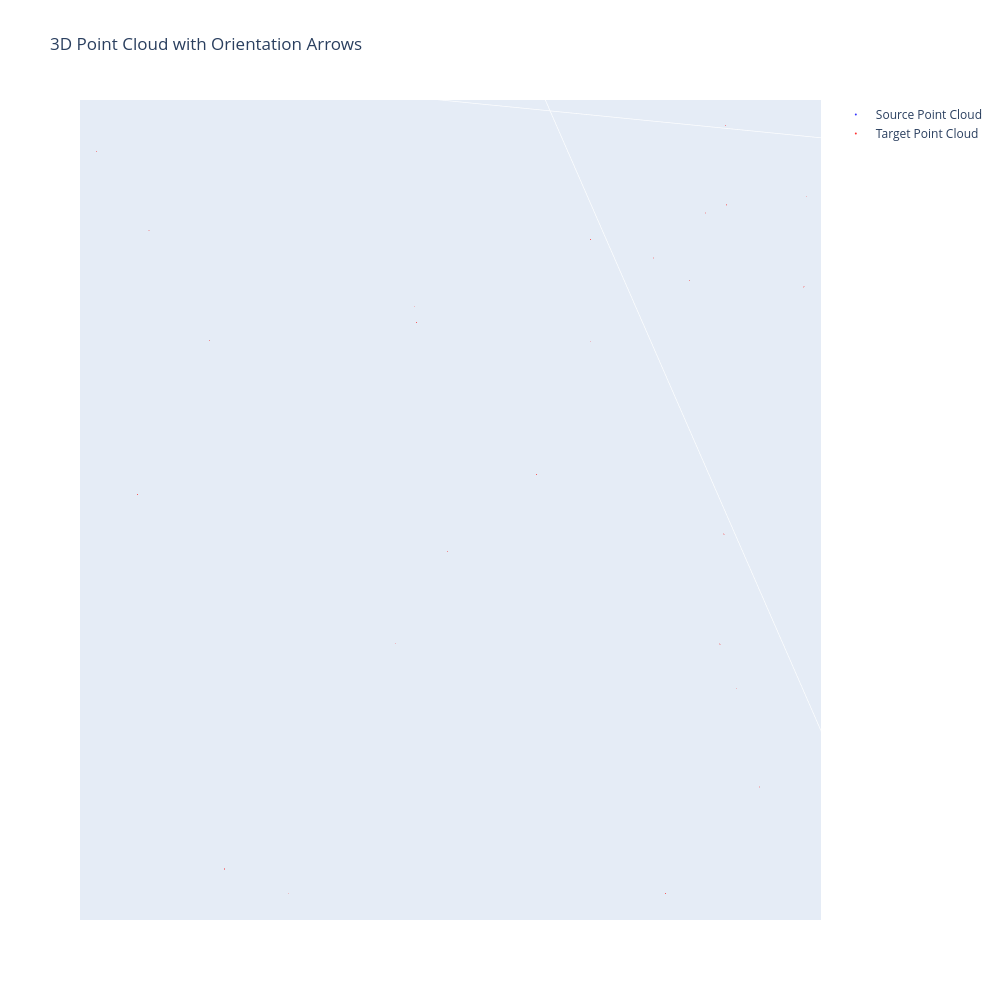

The notebook cell this image was saved under:
### Code cell
import plotly.graph_objs as go
import plotly.express as px
dot_size = 0.5
# 첫 번째 포인트 클라우드 (src_pcd)
trace1 = go.Scatter3d(
    x=src_pcd[:, 0],
    y=src_pcd[:, 1],
    z=src_pcd[:, 2],
    mode='markers',
    marker=dict(
        size=dot_size,
        color='blue',  # 포인트 색상
        opacity=0.8
    ),
    name='Source Point Cloud'
)

# 두 번째 포인트 클라우드 (trg_pcd)
trace2 = go.Scatter3d(
    x=trg_pcd[:, 0],
    y=trg_pcd[:, 1],
    z=trg_pcd[:, 2],
    mode='markers',
    marker=dict(
        size=dot_size,
        color='red',  # 포인트 색상
        opacity=0.8
    ),
    name='Target Point Cloud'
)
# 첫 번째 포인트 클라우드에 대한 화살표 (src_pcd의 화살표)
cones1 = go.Cone(
    x=src_pcd[gt_correspondence[:,0], 0],
    y=src_pcd[gt_correspondence[:,0], 1],
    z=src_pcd[gt_correspondence[:,0], 2],
    u=src_vec[gt_correspondence[:,0], 0],
    v=src_vec[gt_correspondence[:,0], 1],
    w=src_vec[gt_correspondence[:,0], 2],
    colorscale=[[0, 'red'], [1, 'red']],
    sizemode='absolute',
    sizeref=1,  # 화살표 크기 조절
    anchor='tail',  # 화살표 시작점을 포인트로 설정
    showscale=False,
    name='Source Orientation'
)

# 두 번째 포인트 클라우드에 대한 화살표 (trg_pcd의 화살표)
cones2 = go.Cone(
    x=trg_pcd[gt_correspondence[:,1], 0],
    y=trg_pcd[gt_correspondence[:,1], 1],
    z=trg_pcd[gt_correspondence[:,1], 2],
    u=trg_vec[gt_correspondence[:,1], 0],
    v=trg_vec[gt_correspondence[:,1], 1],
    w=trg_vec[gt_correspondence[:,1], 2],
    colorscale=[[0, 'blue'], [1, 'blue']],
    sizemode='absolute',
    sizeref=2,  # 화살표 크기 조절
    anchor='tail',  # 화살표 시작점을 포인트로 설정
    showscale=False,
    name='Target Orientation'
)

# 레이아웃 설정
layout = go.Layout(
    title="3D Point Cloud with Orientation Arrows",
    scene=dict(
        xaxis_title='X Axis',
        yaxis_title='Y Axis',
        zaxis_title='Z Axis'
    ),
    width=1000,
    height=1000
)

# 포인트 클라우드와 화살표를 함께 표시
fig = go.Figure(data=[trace1, trace2, cones1, cones2], layout=layout)

# 그래프 출력
fig.show()

### Figure 1 — Plotly figure (JSON) as saved in the notebook; plotly's stock layout.template omitted (floating-point values rounded to 4 significant figures; data arrays with more than 128 entries replaced by an {"elided": "..."} marker saying what was removed)
{"data": [{"marker": {"color": "blue", "opacity": 0.8, "size": 0.5}, "mode": "markers", "name": "Source Point Cloud", "type": "scatter3d", "x": {"elided": "256 float values"}, "y": {"elided": "256 float values"}, "z": {"elided": "256 float values"}}, {"marker": {"color": "red", "opacity": 0.8, "size": 0.5}, "mode": "markers", "name": "Target Point Cloud", "type": "scatter3d", "x": {"elided": "4861 float values"}, "y": {"elided": "4861 float values"}, "z": {"elided": "4861 float values"}}, {"anchor": "tail", "colorscale": [[0, "red"], [1, "red"]], "name": "Source Orientation", "showscale": false, "sizemode": "absolute", "sizeref": 1, "type": "cone", "u": {"elided": "214 float values"}, "v": {"elided": "214 float values"}, "w": {"elided": "214 float values"}, "x": {"elided": "214 float values"}, "y": {"elided": "214 float values"}, "z": {"elided": "214 float values"}}, {"anchor": "tail", "colorscale": [[0, "blue"], [1, "blue"]], "name": "Target Orientation", "showscale": false, "sizemode": "absolute", "sizeref": 2, "type": "cone", "u": {"elided": "214 float values"}, "v": {"elided": "214 float values"}, "w": {"elided": "214 float values"}, "x": {"elided": "214 float values"}, "y": {"elided": "214 float values"}, "z": {"elided": "214 float values"}}], "layout": {"dragmode": "zoom", "height": 1000, "scene": {"aspectmode": "auto", "aspectratio": {"x": 1.444, "y": 1.449, "z": 0.4781}, "camera": {"center": {"x": -0.1427, "y": 0.3943, "z": -0.1203}, "eye": {"x": -0.1463, "y": 0.3989, "z": -0.1122}, "projection": {"type": "perspective"}, "up": {"x": 0.8873, "y": -0.107, "z": 0.4486}}, "dragmode": "orbit", "xaxis": {"title": {"text": "X Axis"}, "type": "linear"}, "yaxis": {"title": {"text": "Y Axis"}, "type": "linear"}, "zaxis": {"title": {"text": "Z Axis"}, "type": "linear"}}, "title": {"text": "3D Point Cloud with Orientation Arrows"}, "width": 1000}}
